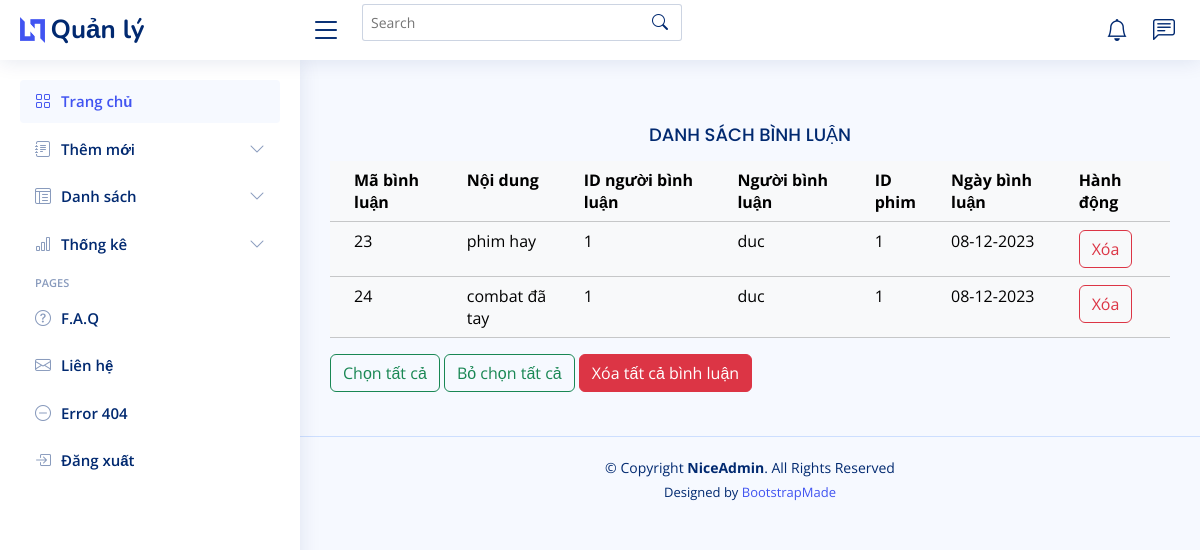
The page /admin/index.php?act=danh_sach_binh_luan (signed in) on the database its author committed.
### tables this page shows
CREATE TABLE `binh_luan` (
  `id_binhluan` int NOT NULL,
  `id_phim` int NOT NULL,
  `id_user` int NOT NULL,
  `user` varchar(30) NOT NULL,
  `noi_dung` text NOT NULL,
  `ngay_binh_luan` varchar(20) NOT NULL
);

### model/pdo.php (called while the page is built, shortened)
<?php
function pdo_get_connection(){
    $dburl = "mysql:host=localhost;dbname=booking_movie_ticket;charset=utf8";
    $username = 'root';
    $password = '';
    $conn = new PDO($dburl, $username, $password);
    $conn->setAttribute(PDO::ATTR_ERRMODE, PDO::ERRMODE_EXCEPTION);
    return $conn;
}
function pdo_query($sql){
    $sql_args = array_slice(func_get_args(), 1);
    try{
        $conn = pdo_get_connection();
        $stmt = $conn->prepare($sql);
        $stmt->execute($sql_args);
        $rows = $stmt->fetchAll();
        return $rows;
    }
    catch(PDOException $e){
        throw $e;
    }
    finally{
        unset($conn);
    }
}

### model/binh_luan.php (called while the page is built, shortened)
<?php
function load_binh_luan() {
    $sql = "SELECT * FROM binh_luan";
    return pdo_query($sql);
}

### admin/binh_luan/list.php (the view, shortened to what this page needs)
<main id="main" class="main">
    <section class="section dashboard">
        <div class="row">
            <div class="col-lg-12">
                <h5 class="card-title text-center">DANH SÁCH BÌNH LUẬN</h5>
                <table class="table table-light">
                    <tr>
                        <th></th>
                        <th>Mã bình luận</th>
                        <th>Nội dung</th>
                        <th>ID người bình luận</th>
                        <th>Người bình luận</th>
                        <th>ID phim</th>
                        <th>Ngày bình luận</th>
                        <th>Hành động</th>
                    </tr>
                    <?php
                    if ($ds_binh_luan && is_array($ds_binh_luan)) {
                        foreach ($ds_binh_luan as $binhluan) {
                            extract($binhluan);
                            $xoabl = "index.php?act=delete_binh_luan&id_binhluan=" . $id_binhluan;
                            echo "
                                <tr>
                                <td></td>
                                    <td>$id_binhluan</td>
                                    <td>$noi_dung</td>
                                    <td>$id_user</td>
                                    <td>$user</td>
                                    <td>$id_phim</td>
                                    <td>$ngay_binh_luan</td>
                                    <td>
                                        <button class='btn btn-outline-danger' type='button' onclick=\"if (confirm('Bạn có chắc muốn xóa ?')) window.location.href='$xoabl'\">Xóa</button>
                                    </td>
                                </tr>";
                        }
                    }
                    ?>
                </table>
            </div>
            <div>
                <button  id="selectAll" class="btn btn-outline-success" type="button">Chọn tất cả</button>
                <button  id="deselectAll" class="btn btn-outline-success" type="button">Bỏ chọn tất cả</button>
                <button class="btn btn-danger" type="button" onclick="if (confirm('Bạn có chắc muốn xóa tất cả bình luận ??'))window.location.href='index.php?act=deleteAll'">Xóa tất cả bình luận</button>
            </div>
        </div>
    </section>
</main>>

### admin/layout_admin/assets/css/style.css (style rules this page uses)
:root { scroll-behavior: smooth; }
body { font-family: "Open Sans", sans-serif; background: #f6f9ff; color: #444444; }
h1, h2, h3, h4, h5, h6 { font-family: "Nunito", sans-serif; }
#main { margin-top: 60px; padding: 20px 30px; transition: all 0.3s; }
.card-title { padding: 20px 0 15px 0; font-size: 18px; font-weight: 500; color: #012970; font-family: "Poppins", sans-serif; }
@media (min-width: 1200px) { #main, #footer { margin-left: 300px; } }

### rows shown on the page
binh_luan: id_binhluan "23", noi_dung "phim hay", id_user "1", user "duc", id_phim "1", ngay_binh_luan "08-12-2023"
binh_luan: id_binhluan "24", noi_dung "combat đã tay", id_user "1", user "duc", id_phim "1", ngay_binh_luan "08-12-2023"
